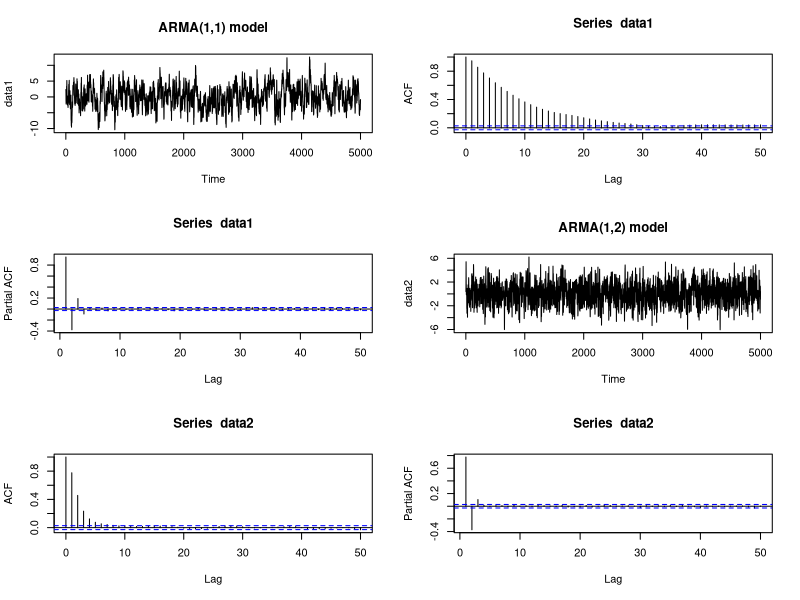
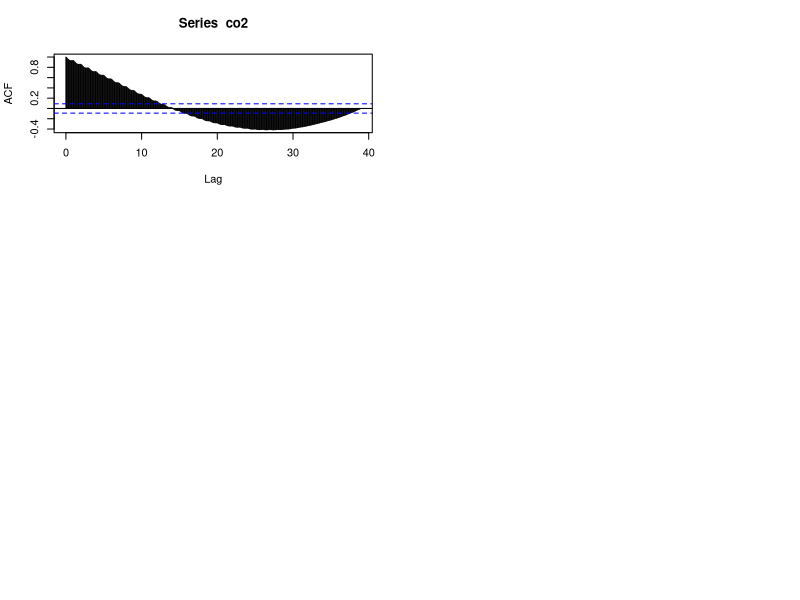

Write the R code that produced these figures, in order.
rm(list = ls())
?arima.sim()
data1 = arima.sim(n = 5000,list(ar = c(0.9), ma = c(0.5)), rand.gen = rnorm)
par(mfrow = c(3,2))
plot(data1, main = 'ARMA(1,1) model')
acf(data1, lag.max = 50)
pacf(data1, lag.max = 50)

data2 = arima.sim(n = 5000,list(ar = c(0.5), ma = c(0.6, 0.2)), rand.gen = rnorm)
#par(mfrow = c(2,2))
plot(data2, main = 'ARMA(1,2) model')
acf(data2, lag.max = 50)
pacf(data2, lag.max = 50)
acf(co2, lag.max = 1000)

